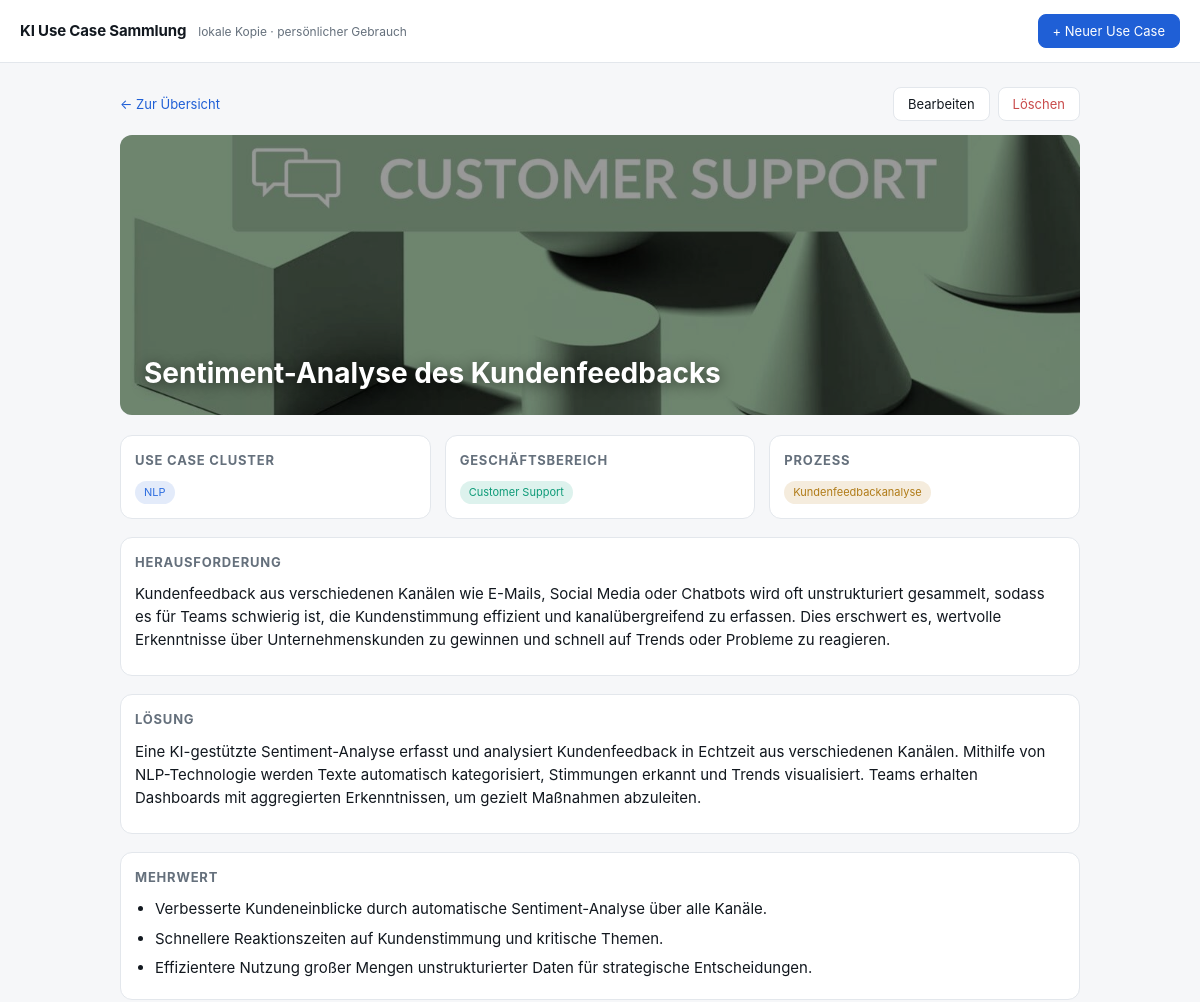
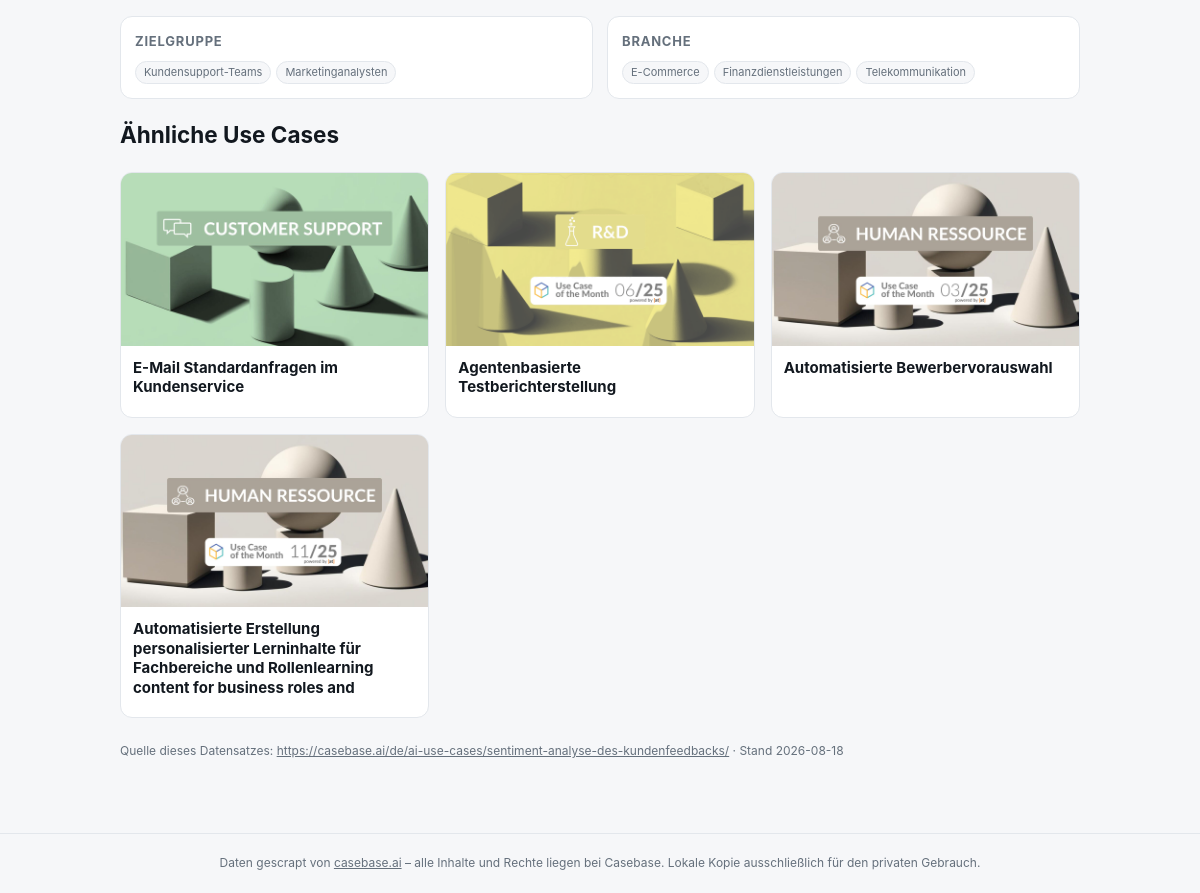
Page /use-case/8427 on the committed database (2 pictures, top to bottom).
### tables this page shows
CREATE TABLE use_cases (
    post_id       INTEGER PRIMARY KEY,
    lang          TEXT NOT NULL,
    slug          TEXT NOT NULL,
    title         TEXT NOT NULL,
    url           TEXT NOT NULL,
    image_url     TEXT,
    image_file    TEXT,
    challenge     TEXT,
    solution      TEXT,
    benefits      TEXT,          -- HTML
    source_name   TEXT,
    source_url    TEXT,
    risk_class    TEXT,
    risk_reference TEXT,
    risk_obligation TEXT,
    scraped_at    TEXT NOT NULL
);

CREATE TABLE tags (
    id   INTEGER PRIMARY KEY AUTOINCREMENT,
    type TEXT NOT NULL,          -- family | domain | process | target | industry | risk
    name TEXT NOT NULL,
    UNIQUE (type, name)
);

### app.py (the view)
@app.route("/use-case/<int:post_id>")
def detail(post_id):
    row = db().execute("SELECT * FROM use_cases WHERE post_id = ?", (post_id,)).fetchone()
    if row is None:
        abort(404)
    grouped = OrderedDict((t, []) for t in TAG_LABELS)
    for ttype, name in tags_for([post_id]).get(post_id, []):
        grouped.setdefault(ttype, []).append(name)
    related = db().execute(
        """SELECT uc.post_id, uc.title, uc.image_file, uc.image_url, COUNT(*) AS shared
           FROM use_case_tags a
           JOIN use_case_tags b ON b.tag_id = a.tag_id AND b.post_id != a.post_id
           JOIN use_cases uc ON uc.post_id = b.post_id
           JOIN tags t ON t.id = a.tag_id
           WHERE a.post_id = ? AND t.type IN ('family','domain','process')
           GROUP BY uc.post_id ORDER BY shared DESC, uc.title LIMIT 4""", (post_id,)).fetchall()
    return render_template("detail.html", uc=row, grouped=grouped,
                           tag_labels=TAG_LABELS, related=related)

### app.py (called while the page is built)
def db():
    if "db" not in g:
        g.db = sqlite3.connect(DB_PATH)
        g.db.row_factory = sqlite3.Row
    return g.db

def tags_for(post_ids):
    if not post_ids:
        return {}
    marks = ",".join("?" * len(post_ids))
    rows = db().execute(
        f"""SELECT uct.post_id, t.type, t.name FROM use_case_tags uct
            JOIN tags t ON t.id = uct.tag_id
            WHERE uct.post_id IN ({marks})
            ORDER BY t.type, t.name""", list(post_ids)).fetchall()
    out = {}
    for r in rows:
        out.setdefault(r["post_id"], []).append((r["type"], r["name"]))
    return out

### templates/detail.html (shortened to what this page needs)
{% extends "base.html" %}
{% block content %}
<article class="detail">
  <div class="detailbar">
    <a class="back" href="{{ url_for('index') }}">← Zur Übersicht</a>
    <span class="detailbar-actions">
      <a class="btn" href="{{ url_for('edit', post_id=uc['post_id']) }}">Bearbeiten</a>
      <form method="post" action="{{ url_for('delete', post_id=uc['post_id']) }}"
            onsubmit="return confirm('„{{ uc['title']|e }}“ wirklich löschen? Das lässt sich nicht rückgängig machen.')">
        <button class="btn btn--danger" type="submit">Löschen</button>
      </form>
    </span>
  </div>
  <div class="hero">
    {% if uc['image_file'] %}
      <img src="{{ url_for('static', filename='img/' ~ uc['image_file']) }}" alt="">
    {% elif uc['image_url'] %}<img src="{{ uc['image_url'] }}" alt="">{% endif %}
    <h1>{{ uc['title'] }}</h1>
  </div>
  <div class="meta-boxes">
    {% for ttype in ('family','domain','process') %}
      {% if grouped[ttype] %}
      <div class="box">
        <h2>{{ tag_labels[ttype] }}</h2>
        <div class="tags">{% for n in grouped[ttype] %}<span class="tag tag--{{ ttype }}">{{ n }}</span>{% endfor %}</div>
      </div>
      {% endif %}
    {% endfor %}
  </div>
  {% if uc['challenge'] %}<section class="box wide"><h2>Herausforderung</h2><div class="rich">{{ uc['challenge']|safe }}</div></section>{% endif %}
  {% if uc['solution'] %}<section class="box wide"><h2>Lösung</h2><div class="rich">{{ uc['solution']|safe }}</div></section>{% endif %}
  {% if uc['benefits'] %}<section class="box wide"><h2>Mehrwert</h2><div class="rich">{{ uc['benefits']|safe }}</div></section>{% endif %}
  <div class="meta-boxes two">
    {% for ttype in ('target','industry') %}
      {% if grouped[ttype] %}
      <div class="box">
        <h2>{{ tag_labels[ttype] }}</h2>
        <div class="tags">{% for n in grouped[ttype] %}<span class="tag tag--{{ ttype }}">{{ n }}</span>{% endfor %}</div>
      </div>
      {% endif %}
    {% endfor %}
  </div>
  {% if related %}
  <section class="wide">
    <h2>Ähnliche Use Cases</h2>
    <div class="grid">
      {% for r in related %}
      <a class="card" href="{{ url_for('detail', post_id=r['post_id']) }}">
        <div class="thumb">
          {% if r['image_file'] %}<img src="{{ url_for('static', filename='img/' ~ r['image_file']) }}" alt="" loading="lazy">
          {% elif r['image_url'] %}<img src="{{ r['image_url'] }}" alt="" loading="lazy">{% endif %}
        </div>
        <div class="card-body"><h3>{{ r['title'] }}</h3></div>
      </a>
      {% endfor %}
    </div>
  </section>
  {% endif %}
  <p class="source">
    {% if uc['url'] %}Quelle dieses Datensatzes:
    <a href="{{ uc['url'] }}" target="_blank" rel="noopener">{{ uc['url'] }}</a>{% endif %}
    <span class="muted">· Stand {{ uc['scraped_at'][:10] }}</span>
  </p>
</article>
{% endblock %}

### static/style.css (style rules this page uses)
:root { --bg:#f6f7f9; --panel:#fff; --ink:#12181f; --muted:#65707c; --line:#e3e7ec; --accent:#1f5fd6; --radius:12px; }
* { box-sizing:border-box }
body { margin:0;background:var(--bg);color:var(--ink); font:15px/1.55 -apple-system,BlinkMacSystemFont,"Segoe UI",Roboto,Helvetica,Arial,sans-serif }
a { color:inherit }
.grid { display:grid;grid-template-columns:repeat(auto-fill,minmax(250px,1fr));gap:16px }
.card { display:flex;flex-direction:column;background:var(--panel);border:1px solid var(--line); border-radius:var(--radius);overflow:hidden;text-decoration:none;transition:.15s }
.thumb { aspect-ratio:16/9;background:var(--line) }
.thumb img { width:100%;height:100%;object-fit:cover;display:block }
.card-body { padding:12px }
.card h3 { margin:0 0 8px;font-size:15px;line-height:1.3 }
.tags { display:flex;flex-wrap:wrap;gap:5px }
.tag { font-size:11px;padding:2px 8px;border-radius:999px;border:1px solid var(--line);color:var(--muted) }
.tag--family { background:rgba(31,95,214,.12);color:#2f6fe0;border-color:transparent }
.tag--domain { background:rgba(16,163,127,.14);color:#0e9b78;border-color:transparent }
.tag--process { background:rgba(180,120,20,.14);color:#b07b17;border-color:transparent }
.tag--target,.tag--industry { background:var(--bg) }
.detail { max-width:960px;margin:0 auto }
.back { display:inline-block;margin-bottom:14px;color:var(--accent);text-decoration:none;font-size:13px }
.hero { position:relative;border-radius:var(--radius);overflow:hidden;margin-bottom:20px;background:var(--line) }
.hero img { width:100%;height:280px;object-fit:cover;display:block;filter:brightness(.6) }
.hero h1 { position:absolute;left:24px;right:24px;bottom:20px;margin:0;color:#fff;font-size:28px; text-shadow:0 2px 14px rgba(0,0,0,.6) }
.meta-boxes { display:grid;grid-template-columns:repeat(3,1fr);gap:14px;margin-bottom:18px }
.meta-boxes.two { grid-template-columns:repeat(2,1fr) }
.box { background:var(--panel);border:1px solid var(--line);border-radius:var(--radius);padding:14px }
.box h2 { margin:0 0 10px;font-size:13px;text-transform:uppercase;letter-spacing:.06em;color:var(--muted) }
.wide { margin-bottom:18px }
.rich p { margin:0 0 10px }
.rich ul { margin:0;padding-left:20px }
.rich li { margin-bottom:6px }
.muted { color:var(--muted) }
.source { font-size:12px;color:var(--muted);margin-top:24px;word-break:break-word }
.btn { display:inline-block;padding:7px 14px;border-radius:8px;border:1px solid var(--line); background:var(--panel);color:var(--text);font-size:13px;text-decoration:none;cursor:pointer; font-family:inherit;line-height:1.4 }
.btn--danger { color:#c94b4b }
.detailbar { display:flex;align-items:center;justify-content:space-between;gap:12px;margin-bottom:14px }
.detailbar .back { margin-bottom:0 }
.detailbar-actions { display:flex;gap:8px;align-items:center }
.detailbar-actions form { margin:0 }

### rows in the picture
use_cases: image_file (picture), title "Sentiment-Analyse des Kundenfeedbacks", challenge "Kundenfeedback aus verschiedenen Kanälen wie E-Mails, Social Media oder Chatbots wird oft unstrukturiert gesammelt, sodass es für Teams schwierig ist, die Kundenstimmung effizient und kanalübergreifend zu erfassen. Dies erschwert es, wertvolle Erkenntnisse über Unternehmenskunden zu gewinnen und schnell auf Trends oder Probleme zu reagieren.", solution "Eine KI-gestützte Sentiment-Analyse erfasst und analysiert Kundenfeedback in Echtzeit aus verschiedenen Kanälen. Mithilfe von NLP-Technologie werden Texte automatisch kategorisiert, Stimmungen erkannt und Trends visualisiert. Teams erhalten Dashboards mit aggregierten Erkenntnissen, um gezielt Maßnahmen abzuleiten.", benefits "Verbesserte Kundeneinblicke durch automatische Sentiment-Analyse über alle Kanäle. Schnellere Reaktionszeiten auf Kundenstimmung und kritische Themen. Effizientere Nutzung großer Mengen unstrukturierter Daten für strategische Entscheidungen.", url "https://casebase.ai/de/ai-use-cases/sentiment-analyse-des-kundenfeedbacks/", scraped_at "2026-08-18"
tags: name "NLP"
tags: name "Customer Support"
tags: name "Kundenfeedbackanalyse"
tags: name "Kundensupport-Teams"
tags: name "Marketinganalysten"
tags: name "E-Commerce"
tags: name "Finanzdienstleistungen"
tags: name "Telekommunikation"
use_cases: image_file (picture), title "E-Mail Standardanfragen im Kundenservice"
use_cases: image_file (picture), title "Agentenbasierte Testberichterstellung"
use_cases: image_file (picture), title "Automatisierte Bewerbervorauswahl"
use_cases: image_file (picture), title "Automatisierte Erstellung personalisierter Lerninhalte für Fachbereiche und Rollenlearning content for business roles and"

### other values in the picture
{{ tag_labels[ttype] }} "USE CASE CLUSTER" "GESCHÄFTSBEREICH" "PROZESS"
{{ tag_labels[ttype] }} "ZIELGRUPPE" "BRANCHE"
